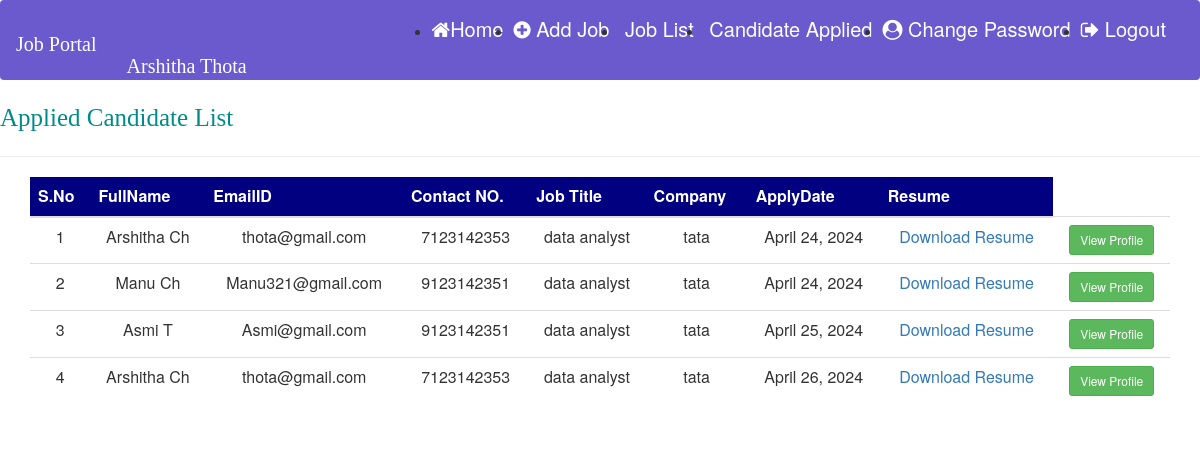
/applied_candidatelist (signed in), run on the app's committed database.
### job/models.py (models this page shows, shortened)
class Apply(models.Model):
        job = models.ForeignKey(Job, on_delete=models.CASCADE)
        student = models.ForeignKey(StudentUser,on_delete=models.CASCADE)
        resume = models.FileField(null=True)
        applydate = models.DateField()

class StudentUser(models.Model):
    user = models.ForeignKey(User,on_delete=models.CASCADE)
    mobile = models.CharField(max_length=15,null=True)
    image = models.FileField(null=True)
    gender= models.CharField(max_length=10,null=True)
    type = models.CharField(max_length=15,null=True)

class Job(models.Model):
    recruiter = models.ForeignKey(Recruiter,on_delete=models.CASCADE)
    start_date = models.DateField()
    end_date = models.DateField()
    title = models.CharField(max_length=100)
    salary = models.FloatField(max_length=20)
    image = models.FileField()
    description = models.CharField(max_length=300)
    experience = models.CharField(max_length=50)
    location = models.CharField(max_length=100)
    skills = models.CharField(max_length=100)
    creationdate = models.DateField()

class Recruiter(models.Model):
    user = models.ForeignKey(User,on_delete=models.CASCADE)
    mobile = models.CharField(max_length=15,null=True)
    image = models.FileField(null=True)
    gender= models.CharField(max_length=10,null=True)
    company= models.CharField(max_length=100,null=True)
    type = models.CharField(max_length=15,null=True)
    status = models.CharField(max_length=20, null=True)

### job/views.py (the view)
# urls.py: path('applied_candidatelist', views.applied_candidatelist, name="applied_candidatelist"),
def applied_candidatelist(request):
    if not request.user.is_authenticated:
          return redirect('recruiter_login')
    data =Apply.objects.all()
    d = {'data': data}
    return render(request,'applied_candidatelist.html',d)

### job/templates/applied_candidatelist.html (shortened to what this page needs)
{% load static %}
{% block body%}
{% include 'recruiter_navigation.html'%}
<marquee style =" font-family: 'Monotype Corsiva ';font-size : 25px ; color : darkcyan ; font-weight : steelblue;  background-color : ">
    Applied Candidate List
</marquee>
<hr>
<div class ="container ">
<table class="table table-hover ">
<thead>
<tr style=" background-color: #000080 ; color:white">
    <th> S.No</th>
    <th> FullName</th>
    <th> EmailID</th>
    <th> Contact NO.</th>
    <th> Job Title</th>
    <th> Company</th>
    <th>ApplyDate</th>
    <th> Resume</th>
</tr>
</thead>
<tbody>
{%for i in data %}
{% if request.user.id == i.job.recruiter.user.id %}
<tr class="highlight-row" style="background-color: white">
    <td>{{forloop.counter}}</td>
    <td>{{i.student.user.first_name}} {{i.student.user.last_name}}</td>
    <td>{{i.student.user.username}}</td>
    <td>{{i.student.mobile}}</td>
    <td>{{i.job.title}}</td>
    <td>{{i.job.recruiter.company}}</td>
    <td>{{i.applydate}}</td>
    <td><a href="{{i.resume.url}}">Download Resume</a></td>
    <td><a href="{% url 'view_profile' i.student.id %}" class="btn btn-success btn-sm">View Profile</a></td>
</tr>
{% endif %}
{% endfor %}
</tbody>
</table>
</div>
{% endblock %}

### job/templates/recruiter_navigation.html (shortened to what this page needs)
{% load static %}
<html lang="en">
<head>
  <link rel="stylesheet" href="https://maxcdn.bootstrapcdn.com/bootstrap/3.4.1/css/bootstrap.min.css">
    <link rel="stylesheet" href="https://cdnjs.cloudflare.com/ajax/libs/font-awesome/4.7.0/css/font-awesome.min.css">
</head>
<body>
<nav class="navbar navbar-expand-sm">
   <a class="navbar-brand text-white pl-5 font-weight-bold" style="font-family: 'Georgia'; font-size: 20px; color: white;">Job Portal</a>
   <ul class="navbar-nav">
       <li class="nav-item">
           <a class="nav-link" href="{% url 'recruiter_home' %}"> <i class="fa fa-home  mr -2"></i>Home </a>
       </li>
       <li class="nav-item">
           <a class="nav-link" href="{% url 'add_job' %}"><i class="fa fa-plus-circle  mr -4"></i>  Add Job  </a>
       </li>
       <li class="nav-item">
           <a class="nav-link" href="{% url 'job_list' %}"> Job List </a>
       </li>
       <li class="nav-item">
           <a class="nav-link" href="{%url 'applied_candidatelist' %}"> Candidate Applied </a>
       </li>
       <li class="nav-item">
           <a class="nav-link" href="{% url 'change_passwordrecruiter' %}"><i class="fa fa-user-circle  mr -2"></i> Change Password </a>
       </li>
       <li class="nav-item">
           <a class="nav-link" href="{% url 'Logout' %}"><i class="fa fa-sign-out  mr -2"></i> Logout</a>
       </li>
   </ul>
   <a class="navbar-brand text-white pl-5 font-weight-bold" style="font-family: 'Georgia'; font-size: 20px; color: white;">{{ request.user.first_name }} {{ request.user.last_name }}</a>
</nav>
</body>
</html>

### job/templates/recruiter_navigation.html (style rules this page uses)
.nav-link { color: white !important; margin-right: 10px; font-size: 20px; }
.navbar-nav { margin-left: 280px; }
.navbar { background-color: Slateblue; padding: 18px 0; height: 80px; }

### job/templates/applied_candidatelist.html (style rules this page uses)
tr { text-align : center }

### data on the page
Apply: student.user.first_name "Arshitha", student.user.last_name "Ch", student.user.username "thota@gmail.com", student.mobile "7123142353", job "data analyst", job.recruiter.company "tata", applydate "April 24, 2024"
Apply: student.user.first_name "Manu", student.user.last_name "Ch", student.user.username "Manu321@gmail.com", student.mobile "9123142351", job "data analyst", job.recruiter.company "tata", applydate "April 24, 2024"
Apply: student.user.first_name "Asmi", student.user.last_name "T", student.user.username "Asmi@gmail.com", student.mobile "9123142351", job "data analyst", job.recruiter.company "tata", applydate "April 25, 2024"
Apply: student.user.first_name "Arshitha", student.user.last_name "Ch", student.user.username "thota@gmail.com", student.mobile "7123142353", job "data analyst", job.recruiter.company "tata", applydate "April 26, 2024"

### other printed values
{{ request.user.first_name }} "Arshitha"
{{ request.user.last_name }} "Thota"
